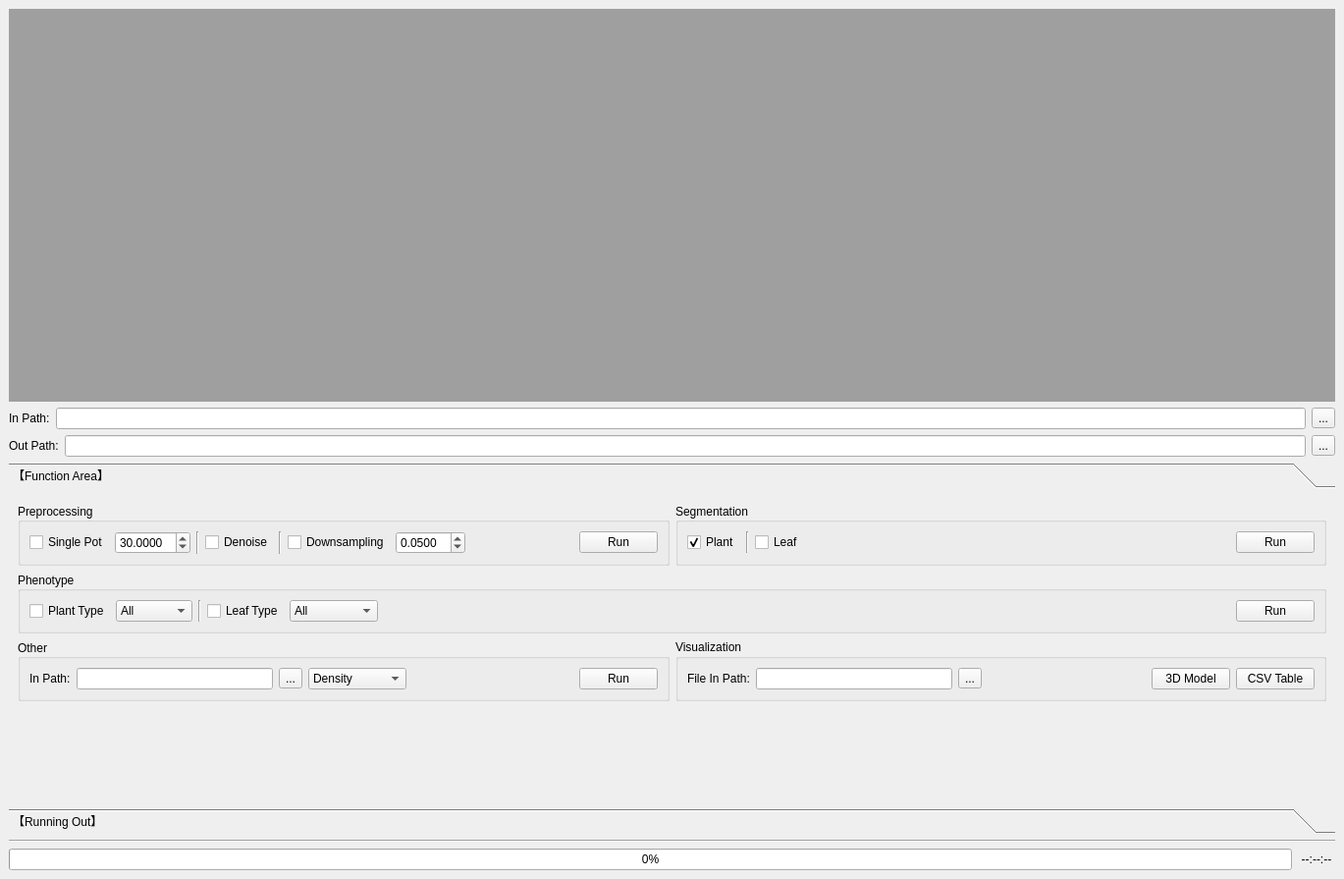
<?xml version="1.0" encoding="UTF-8"?>
<ui version="4.0">
 <class>MainWindow</class>
 <widget class="QMainWindow" name="MainWindow">
  <property name="geometry">
   <rect>
    <x>0</x>
    <y>0</y>
    <width>1369</width>
    <height>895</height>
   </rect>
  </property>
  <property name="windowTitle">
   <string>MainWindow</string>
  </property>
  <property name="windowIcon">
   <iconset>
    <normaloff>icon_GXF.png</normaloff>icon_GXF.png</iconset>
  </property>
  <property name="styleSheet">
   <string notr="true"/>
  </property>
  <widget class="QWidget" name="centralwidget">
   <layout class="QVBoxLayout" name="verticalLayout">
    <item>
     <widget class="QMdiArea" name="mdiArea">
      <property name="maximumSize">
       <size>
        <width>16777215</width>
        <height>400</height>
       </size>
      </property>
     </widget>
    </item>
    <item>
     <layout class="QHBoxLayout" name="horizontalLayout">
      <item>
       <widget class="QLabel" name="label">
        <property name="text">
         <string>In Path:</string>
        </property>
       </widget>
      </item>
      <item>
       <widget class="QLineEdit" name="lineEdit_main_in_path">
        <property name="minimumSize">
         <size>
          <width>50</width>
          <height>0</height>
         </size>
        </property>
        <property name="text">
         <string/>
        </property>
       </widget>
      </item>
      <item>
       <widget class="QToolButton" name="toolButton_main_in_path">
        <property name="text">
         <string>...</string>
        </property>
       </widget>
      </item>
     </layout>
    </item>
    <item>
     <layout class="QHBoxLayout" name="horizontalLayout_3">
      <item>
       <widget class="QLabel" name="label_3">
        <property name="text">
         <string>Out Path:</string>
        </property>
       </widget>
      </item>
      <item>
       <widget class="QLineEdit" name="lineEdit_main_out_path">
        <property name="minimumSize">
         <size>
          <width>50</width>
          <height>0</height>
         </size>
        </property>
        <property name="text">
         <string/>
        </property>
       </widget>
      </item>
      <item>
       <widget class="QToolButton" name="toolButton_main_out_path">
        <property name="text">
         <string>...</string>
        </property>
       </widget>
      </item>
     </layout>
    </item>
    <item>
     <widget class="QToolBox" name="toolBox">
      <property name="font">
       <font>
        <pointsize>9</pointsize>
       </font>
      </property>
      <property name="lineWidth">
       <number>1</number>
      </property>
      <property name="currentIndex">
       <number>0</number>
      </property>
      <property name="tabSpacing">
       <number>6</number>
      </property>
      <widget class="QWidget" name="page_1">
       <property name="geometry">
        <rect>
         <x>0</x>
         <y>0</y>
         <width>1347</width>
         <height>311</height>
        </rect>
       </property>
       <attribute name="label">
        <string>【Function Area】</string>
       </attribute>
       <layout class="QVBoxLayout" name="verticalLayout_2">
        <item>
         <layout class="QHBoxLayout" name="horizontalLayout_5">
          <item>
           <widget class="QGroupBox" name="groupBox">
            <property name="title">
             <string>Preprocessing</string>
            </property>
            <property name="alignment">
             <set>Qt::AlignLeading|Qt::AlignLeft|Qt::AlignVCenter</set>
            </property>
            <layout class="QVBoxLayout" name="verticalLayout_4">
             <item>
              <layout class="QHBoxLayout" name="horizontalLayout_2">
               <item>
                <widget class="QCheckBox" name="checkBox_pre_allToCai">
                 <property name="text">
                  <string>Single Pot</string>
                 </property>
                </widget>
               </item>
               <item>
                <widget class="QDoubleSpinBox" name="doubleSpinBox_allToCai_density">
                 <property name="decimals">
                  <number>4</number>
                 </property>
                 <property name="maximum">
                  <double>100.000000000000000</double>
                 </property>
                 <property name="value">
                  <double>30.000000000000000</double>
                 </property>
                </widget>
               </item>
               <item>
                <widget class="Line" name="line_2">
                 <property name="orientation">
                  <enum>Qt::Vertical</enum>
                 </property>
                </widget>
               </item>
               <item>
                <widget class="QCheckBox" name="checkBox_pre_noise">
                 <property name="text">
                  <string>Denoise</string>
                 </property>
                </widget>
               </item>
               <item>
                <widget class="Line" name="line">
                 <property name="orientation">
                  <enum>Qt::Vertical</enum>
                 </property>
                </widget>
               </item>
               <item>
                <widget class="QCheckBox" name="checkBox_pre_downSample">
                 <property name="text">
                  <string>Downsampling</string>
                 </property>
                </widget>
               </item>
               <item>
                <widget class="QDoubleSpinBox" name="doubleSpinBox_pre_downSample_density">
                 <property name="decimals">
                  <number>4</number>
                 </property>
                 <property name="value">
                  <double>0.050000000000000</double>
                 </property>
                </widget>
               </item>
               <item>
                <spacer name="horizontalSpacer">
                 <property name="orientation">
                  <enum>Qt::Horizontal</enum>
                 </property>
                 <property name="sizeHint" stdset="0">
                  <size>
                   <width>40</width>
                   <height>20</height>
                  </size>
                 </property>
                </spacer>
               </item>
               <item>
                <widget class="QPushButton" name="pushButton_pre_run">
                 <property name="styleSheet">
                  <string notr="true"/>
                 </property>
                 <property name="text">
                  <string>Run</string>
                 </property>
                </widget>
               </item>
              </layout>
             </item>
            </layout>
           </widget>
          </item>
          <item>
           <widget class="QGroupBox" name="groupBox_3">
            <property name="title">
             <string>Segmentation</string>
            </property>
            <property name="alignment">
             <set>Qt::AlignLeading|Qt::AlignLeft|Qt::AlignVCenter</set>
            </property>
            <layout class="QGridLayout" name="gridLayout_2">
             <item row="0" column="0">
              <layout class="QHBoxLayout" name="horizontalLayout_6">
               <item>
                <widget class="QCheckBox" name="checkBox_seg_lettuce">
                 <property name="text">
                  <string>Plant</string>
                 </property>
                 <property name="checked">
                  <bool>true</bool>
                 </property>
                </widget>
               </item>
               <item>
                <widget class="Line" name="line_3">
                 <property name="orientation">
                  <enum>Qt::Vertical</enum>
                 </property>
                </widget>
               </item>
               <item>
                <widget class="QCheckBox" name="checkBox_seg_singleLeaf">
                 <property name="text">
                  <string>Leaf</string>
                 </property>
                </widget>
               </item>
               <item>
                <spacer name="horizontalSpacer_2">
                 <property name="orientation">
                  <enum>Qt::Horizontal</enum>
                 </property>
                 <property name="sizeHint" stdset="0">
                  <size>
                   <width>40</width>
                   <height>20</height>
                  </size>
                 </property>
                </spacer>
               </item>
               <item>
                <widget class="QPushButton" name="pushButton_seg_run">
                 <property name="text">
                  <string>Run</string>
                 </property>
                </widget>
               </item>
              </layout>
             </item>
            </layout>
           </widget>
          </item>
         </layout>
        </item>
        <item>
         <widget class="QGroupBox" name="groupBox_4">
          <property name="title">
           <string>Phenotype</string>
          </property>
          <property name="alignment">
           <set>Qt::AlignLeading|Qt::AlignLeft|Qt::AlignVCenter</set>
          </property>
          <layout class="QGridLayout" name="gridLayout_3">
           <item row="0" column="0">
            <layout class="QHBoxLayout" name="horizontalLayout_9">
             <item>
              <widget class="QCheckBox" name="checkBox_phe_lettuce">
               <property name="text">
                <string>Plant Type</string>
               </property>
              </widget>
             </item>
             <item>
              <widget class="QComboBox" name="comboBox">
               <item>
                <property name="text">
                 <string>All</string>
                </property>
               </item>
               <item>
                <property name="text">
                 <string>株高</string>
                </property>
               </item>
               <item>
                <property name="text">
                 <string>冠幅</string>
                </property>
               </item>
               <item>
                <property name="text">
                 <string>紧凑度</string>
                </property>
               </item>
               <item>
                <property name="text">
                 <string>投影面积</string>
                </property>
               </item>
               <item>
                <property name="text">
                 <string>凸包体积</string>
                </property>
               </item>
               <item>
                <property name="text">
                 <string>凹包体积</string>
                </property>
               </item>
               <item>
                <property name="text">
                 <string>体素体积</string>
                </property>
               </item>
               <item>
                <property name="text">
                 <string>叶片数</string>
                </property>
               </item>
              </widget>
             </item>
             <item>
              <widget class="Line" name="line_4">
               <property name="orientation">
                <enum>Qt::Vertical</enum>
               </property>
              </widget>
             </item>
             <item>
              <widget class="QCheckBox" name="checkBox_phe_leaves">
               <property name="text">
                <string>Leaf Type</string>
               </property>
              </widget>
             </item>
             <item>
              <widget class="QComboBox" name="comboBox_2">
               <item>
                <property name="text">
                 <string>All</string>
                </property>
               </item>
               <item>
                <property name="text">
                 <string>叶长</string>
                </property>
               </item>
               <item>
                <property name="text">
                 <string>叶宽</string>
                </property>
               </item>
               <item>
                <property name="text">
                 <string>叶面积</string>
                </property>
               </item>
               <item>
                <property name="text">
                 <string>叶倾角</string>
                </property>
               </item>
               <item>
                <property name="text">
                 <string>叶方位角</string>
                </property>
               </item>
               <item>
                <property name="text">
                 <string>叶缘周长</string>
                </property>
               </item>
               <item>
                <property name="text">
                 <string>叶缘起伏度</string>
                </property>
               </item>
               <item>
                <property name="text">
                 <string>叶缘切口数</string>
                </property>
               </item>
              </widget>
             </item>
             <item>
              <spacer name="horizontalSpacer_3">
               <property name="orientation">
                <enum>Qt::Horizontal</enum>
               </property>
               <property name="sizeHint" stdset="0">
                <size>
                 <width>40</width>
                 <height>20</height>
                </size>
               </property>
              </spacer>
             </item>
             <item>
              <widget class="QPushButton" name="pushButton_phe_run">
               <property name="text">
                <string>Run</string>
               </property>
              </widget>
             </item>
            </layout>
           </item>
          </layout>
         </widget>
        </item>
        <item>
         <layout class="QHBoxLayout" name="horizontalLayout_4">
          <item>
           <widget class="QGroupBox" name="groupBox_5">
            <property name="title">
             <string>Other</string>
            </property>
            <property name="alignment">
             <set>Qt::AlignLeading|Qt::AlignLeft|Qt::AlignVCenter</set>
            </property>
            <layout class="QHBoxLayout" name="horizontalLayout_11">
             <item>
              <layout class="QHBoxLayout" name="horizontalLayout_10">
               <item>
                <widget class="QLabel" name="label_8">
                 <property name="text">
                  <string>In Path:</string>
                 </property>
                </widget>
               </item>
               <item>
                <widget class="QLineEdit" name="lineEdit_other_path">
                 <property name="minimumSize">
                  <size>
                   <width>200</width>
                   <height>0</height>
                  </size>
                 </property>
                 <property name="text">
                  <string/>
                 </property>
                </widget>
               </item>
               <item>
                <widget class="QToolButton" name="toolButton_other_path">
                 <property name="text">
                  <string>...</string>
                 </property>
                </widget>
               </item>
              </layout>
             </item>
             <item>
              <widget class="QComboBox" name="comboBox_other">
               <property name="minimumSize">
                <size>
                 <width>100</width>
                 <height>0</height>
                </size>
               </property>
               <property name="placeholderText" stdset="0">
                <string/>
               </property>
               <item>
                <property name="text">
                 <string>Density</string>
                </property>
               </item>
               <item>
                <property name="text">
                 <string>计算点数</string>
                </property>
               </item>
              </widget>
             </item>
             <item>
              <spacer name="horizontalSpacer_4">
               <property name="orientation">
                <enum>Qt::Horizontal</enum>
               </property>
               <property name="sizeHint" stdset="0">
                <size>
                 <width>40</width>
                 <height>20</height>
                </size>
               </property>
              </spacer>
             </item>
             <item>
              <widget class="QPushButton" name="pushButton_other_run">
               <property name="text">
                <string>Run</string>
               </property>
              </widget>
             </item>
            </layout>
           </widget>
          </item>
          <item>
           <widget class="QGroupBox" name="groupBox_2">
            <property name="title">
             <string>Visualization</string>
            </property>
            <layout class="QHBoxLayout" name="horizontalLayout_14">
             <item>
              <layout class="QHBoxLayout" name="horizontalLayout_13">
               <item>
                <widget class="QLabel" name="label_9">
                 <property name="text">
                  <string>File In Path:</string>
                 </property>
                </widget>
               </item>
               <item>
                <widget class="QLineEdit" name="lineEdit_visual_path">
                 <property name="minimumSize">
                  <size>
                   <width>200</width>
                   <height>0</height>
                  </size>
                 </property>
                 <property name="text">
                  <string/>
                 </property>
                </widget>
               </item>
               <item>
                <widget class="QToolButton" name="toolButton_visual_path">
                 <property name="text">
                  <string>...</string>
                 </property>
                </widget>
               </item>
              </layout>
             </item>
             <item>
              <spacer name="horizontalSpacer_5">
               <property name="orientation">
                <enum>Qt::Horizontal</enum>
               </property>
               <property name="sizeHint" stdset="0">
                <size>
                 <width>40</width>
                 <height>20</height>
                </size>
               </property>
              </spacer>
             </item>
             <item>
              <widget class="QPushButton" name="pushButton_visual_model">
               <property name="text">
                <string>3D Model</string>
               </property>
              </widget>
             </item>
             <item>
              <widget class="QPushButton" name="pushButton_visual_table">
               <property name="text">
                <string>CSV Table</string>
               </property>
              </widget>
             </item>
            </layout>
           </widget>
          </item>
         </layout>
        </item>
        <item>
         <spacer name="verticalSpacer">
          <property name="orientation">
           <enum>Qt::Vertical</enum>
          </property>
          <property name="sizeHint" stdset="0">
           <size>
            <width>20</width>
            <height>3</height>
           </size>
          </property>
         </spacer>
        </item>
       </layout>
      </widget>
      <widget class="QWidget" name="page_2">
       <property name="geometry">
        <rect>
         <x>0</x>
         <y>0</y>
         <width>1347</width>
         <height>311</height>
        </rect>
       </property>
       <attribute name="label">
        <string>【Running Out】</string>
       </attribute>
       <layout class="QVBoxLayout" name="verticalLayout_3">
        <item>
         <widget class="QTextEdit" name="textEdit_log">
          <property name="verticalScrollBarPolicy">
           <enum>Qt::ScrollBarAsNeeded</enum>
          </property>
          <property name="horizontalScrollBarPolicy">
           <enum>Qt::ScrollBarAsNeeded</enum>
          </property>
          <property name="lineWrapMode">
           <enum>QTextEdit::NoWrap</enum>
          </property>
          <property name="readOnly">
           <bool>true</bool>
          </property>
         </widget>
        </item>
       </layout>
      </widget>
     </widget>
    </item>
    <item>
     <widget class="Line" name="line_12">
      <property name="orientation">
       <enum>Qt::Horizontal</enum>
      </property>
     </widget>
    </item>
    <item>
     <layout class="QHBoxLayout" name="horizontalLayout_12">
      <item>
       <widget class="QProgressBar" name="progressBar">
        <property name="minimum">
         <number>0</number>
        </property>
        <property name="value">
         <number>0</number>
        </property>
       </widget>
      </item>
      <item>
       <widget class="QLabel" name="label_progressBar">
        <property name="text">
         <string> --:--:-- </string>
        </property>
        <property name="alignment">
         <set>Qt::AlignCenter</set>
        </property>
       </widget>
      </item>
     </layout>
    </item>
   </layout>
  </widget>
  <widget class="QMenuBar" name="menubar">
   <property name="geometry">
    <rect>
     <x>0</x>
     <y>0</y>
     <width>1369</width>
     <height>26</height>
    </rect>
   </property>
  </widget>
 </widget>
 <resources/>
 <connections/>
</ui>
